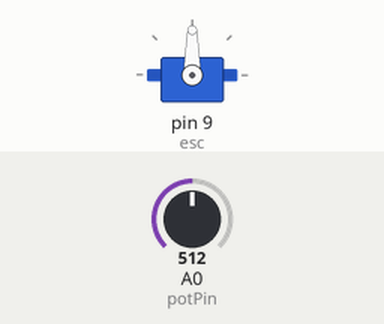
Simulated run of this sketch. Board: Arduino Uno, built with avr-gcc and run on an emulated ATmega328P. Parts: servo. The test bench sets the inputs (shaded band); at power-on: A0 (potPin) = 512.

Above: at 4.2 s.
4.3 s: A0 (potPin) set to 716
At 4.7 s:
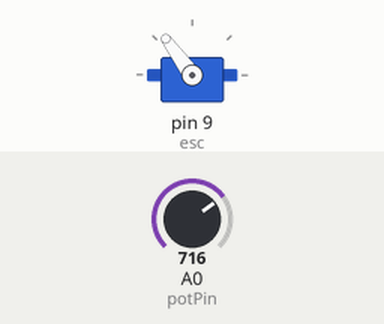
5.8 s: A0 (potPin) set to 900
At 6.8 s:
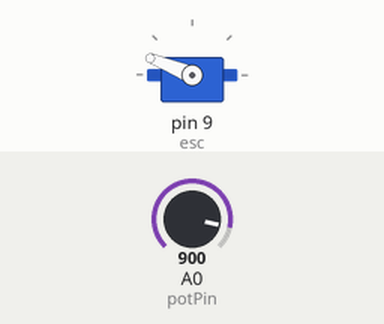
7.3 s: A0 (potPin) set to 1023
At 8.1 s:
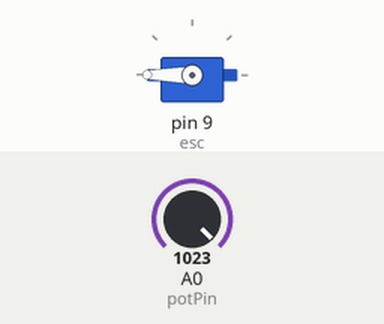
8.8 s: A0 (potPin) set to 306
At 10.0 s:
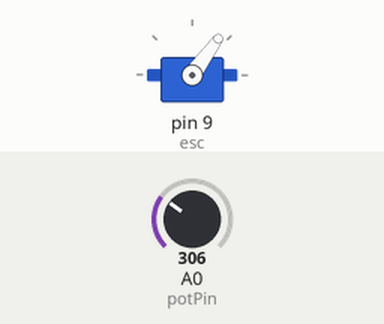
10.3 s: A0 (potPin) set to 122
At 11.5 s:
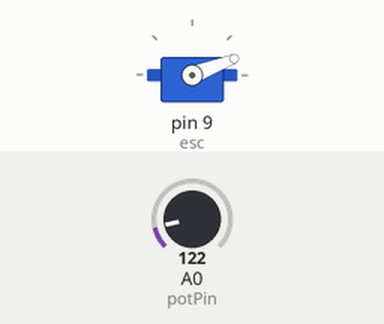
11.8 s: A0 (potPin) set to 0
At 12.8 s:
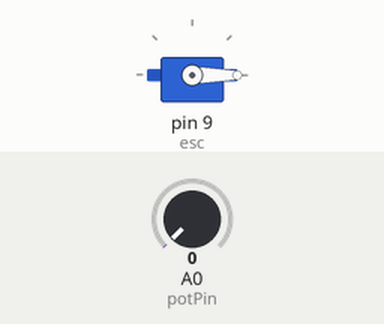
Timing chart, 0 to 14.3 s (numbered marks = the images above; inputs shaded):
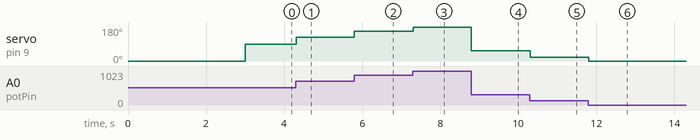

The sketch:

brushless_esc.ino
```cpp
// Bench test for a brushless motor through its ESC.
// The throttle (1000-2000 us pulse) is set with a potentiometer on A0;
// the ESC signal is on pin 9. Remove the propeller before testing.

#include <Servo.h>

Servo esc;

int potPin = A0;
int throttle;

void setup() {
  esc.attach(9, 1000, 2000);
  // Arm the ESC: send minimum throttle for 3 s, whatever the potentiometer position
  esc.writeMicroseconds(1000);
  delay(3000);
}

void loop() {
  throttle = map(analogRead(potPin), 0, 1023, 1000, 2000);
  esc.writeMicroseconds(throttle);
  delay(10);
}
```

Measured:
- after the input at 4.3 s, servo on pin 9 (esc): 90° → 126° at once
- after the input at 5.8 s, servo on pin 9 (esc): 126° → 158° at once
- after the input at 7.3 s, servo on pin 9 (esc): 158° → 180° at once
- after the input at 8.8 s, servo on pin 9 (esc): 180° → 54° at once
- after the input at 10.3 s, servo on pin 9 (esc): 54° → 21° at once
- after the input at 11.8 s, servo on pin 9 (esc): 21° → 0° at once
